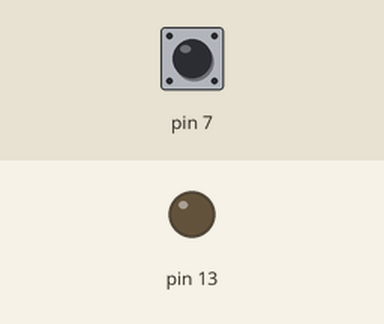
This sketch was run on a simulated Arduino Uno, built with avr-gcc and run on an emulated ATmega328P. Shown: output pins drawn as LEDs (lit = HIGH). Dashed ring = blinking. The inputs (shaded band) are chosen by the test bench; at power-on: pin 7 HIGH.

Above: at 2.8 s.
2.9 s: pin 7 pulled LOW for 1.2 s
At 3.8 s:
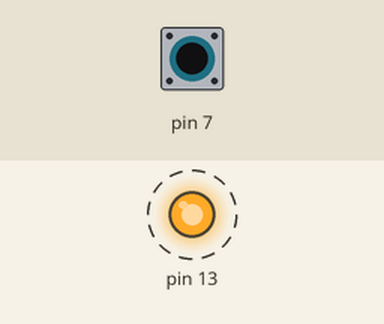
Timing chart, 0 to 14.2 s (numbered marks = the images above; inputs shaded):
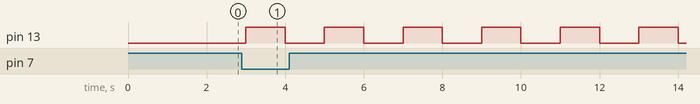

The sketch:

clignoter_un_caractere.ino
```cpp
bool BT1;
bool act = 0;
bool state = 0;


void setup() {
  // put your setup code here, to run once:
pinMode(7,INPUT_PULLUP);
pinMode(13,OUTPUT);
}

void loop() {
  // put your main code here, to run repeatedly:
BT1 = !digitalRead(7);

if(BT1 == 1){
act = 1;
}

if(act == 1){
  state = !state;
}


digitalWrite
(13,state);
delay(1000);
}
```

Measured:
- after the input at 2.9 s, pin 13: alternates HIGH for 1.0 s and LOW for 1.0 s, starting after 0.10 s
